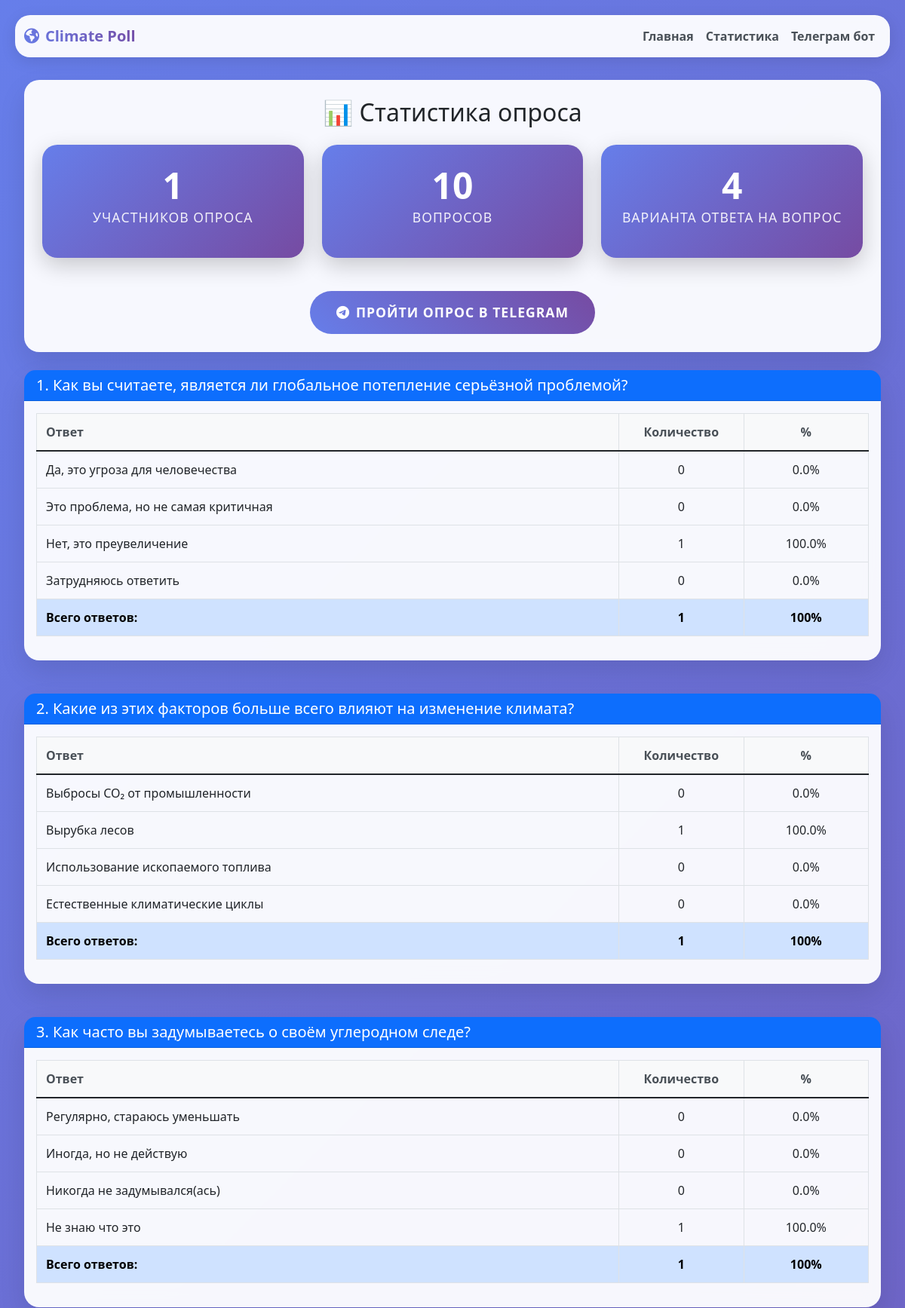
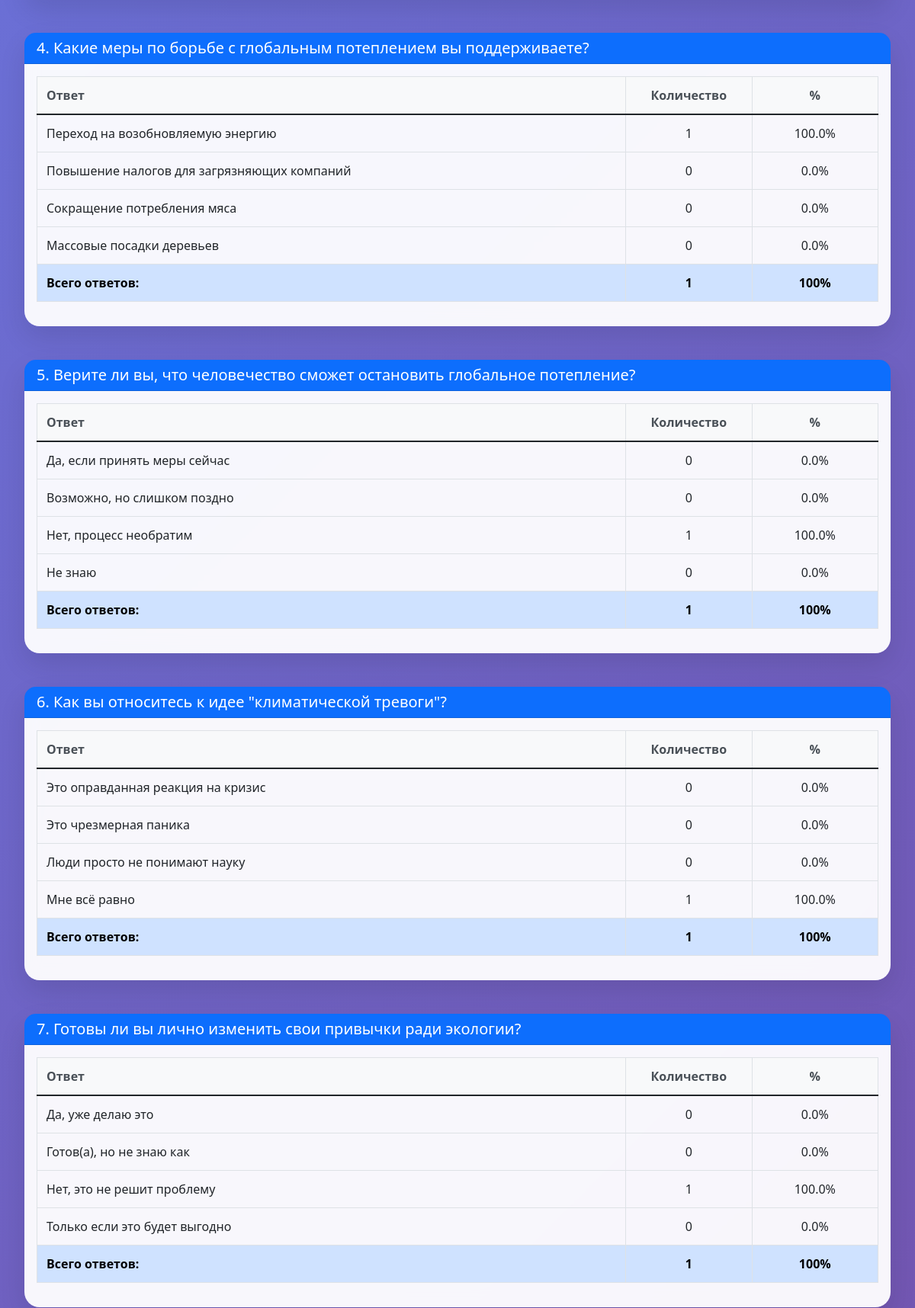
Screenshot of /stats (upper part) with the database file from the repository (2 pictures, top to bottom).
### tables this page shows
CREATE TABLE poll_answers (
        id INTEGER PRIMARY KEY AUTOINCREMENT,
        user_id INTEGER UNIQUE,
        username TEXT,
        first_name TEXT,
        last_name TEXT,
        question1 TEXT,
        question2 TEXT,
        question3 TEXT,
        question4 TEXT,
        question5 TEXT,
        question6 TEXT,
        question7 TEXT,
        question8 TEXT,
        question9 TEXT,
        question10 TEXT,
        timestamp DATETIME DEFAULT CURRENT_TIMESTAMP
    );

### web/app.py (the view)
@app.route('/stats')
def statistics():
    try:
        session = Session()
        inspector = inspect(engine)
        if 'poll_answers' not in inspector.get_table_names():
            return render_template('error.html',
                                error="База данных не инициализирована",
                                message="Запустите бота сначала для создания БД")
        result = session.execute(text("SELECT COUNT(*) FROM poll_answers"))
        total_participants = result.scalar() or 0
        questions_stats = {}
        question_texts = {
            'question1': '1. Как вы считаете, является ли глобальное потепление серьёзной проблемой?',
            'question2': '2. Какие из этих факторов больше всего влияют на изменение климата?',
            'question3': '3. Как часто вы задумываетесь о своём углеродном следе?',
            'question4': '4. Какие меры по борьбе с глобальным потеплением вы поддерживаете?',
            'question5': '5. Верите ли вы, что человечество сможет остановить глобальное потепление?',
            'question6': '6. Как вы относитесь к идее "климатической тревоги"?',
            'question7': '7. Готовы ли вы лично изменить свои привычки ради экологии?',
            'question8': '8. Кто, по вашему мнению, должен нести основную ответственность за борьбу с глобальным потеплением?',
            'question9': '9. Как вы оцениваете информированность людей о проблеме глобального потепления?',
            'question10': '10. Какие источники информации о климате вы считаете наиболее надёжными?'
        }
        question_options = {
            'question1': ['Да, это угроза для человечества', 'Это проблема, но не самая критичная', 'Нет, это преувеличение', 'Затрудняюсь ответить'],
            'question2': ['Выбросы CO₂ от промышленности', 'Вырубка лесов', 'Использование ископаемого топлива', 'Естественные климатические циклы'],
            'question3': ['Регулярно, стараюсь уменьшать', 'Иногда, но не действую', 'Никогда не задумывался(ась)', 'Не знаю что это'],
            'question4': ['Переход на возобновляемую энергию', 'Повышение налогов для загрязняющих компаний', 'Сокращение потребления мяса', 'Массовые посадки деревьев'],
            'question5': ['Да, если принять меры сейчас', 'Возможно, но слишком поздно', 'Нет, процесс необратим', 'Не знаю'],
            'question6': ['Это оправданная реакция на кризис', 'Это чрезмерная паника', 'Люди просто не понимают науку', 'Мне всё равно'],
            'question7': ['Да, уже делаю это', 'Готов(а), но не знаю как', 'Нет, это не решит проблему', 'Только если это будет выгодно'],
            'question8': ['Правительства стран', 'Крупные корпорации', 'Каждый человек', 'Учёные и инженеры'],
            'question9': ['Большинство хорошо осведомлены', 'Многие не понимают масштабов', 'Людей сознательно вводят в заблуждение', 'Никто не разбирается в теме'],
            'question10': ['Научные исследования и доклады (IPCC)', 'Новости и СМИ', 'Соцсети и блоги', 'Не доверяю никому']
        }
        for i in range(1, 11):
            question_name = f'question{i}'
            query = text(f"SELECT {question_name}, COUNT(*) FROM poll_answers GROUP BY {question_name}")
            results = session.execute(query).fetchall()
            answers_dict = {}
            for answer, count in results:
                if answer:
                    answers_dict[answer] = count
            full_answers_dict = {}
            for option in question_options[question_name]:
                full_answers_dict[option] = answers_dict.get(option, 0)
            questions_stats[question_name] = {
                'question_text': question_texts[question_name],
                'answers': full_answers_dict,
                'total': sum(full_answers_dict.values())
            }
        session.close()
        return render_template('stats.html',
                             total_participants=total_participants,
                             questions_stats=questions_stats)
    except Exception as e:
        return render_template('error.html',
                             error="Ошибка подключения к базе данных",
                             message=str(e))

### web/templates/stats.html (shortened to what this page needs)
{% extends "base.html" %}
{% block content %}
<div class="row">
    <div class="col-12">
        <div class="card p-4 mb-4">
            <h2 class="text-center mb-4">📊 Статистика опроса</h2>
            <div class="row">
                <div class="col-md-4">
                    <div class="stat-card">
                        <h3 class="stat-number">{{ total_participants }}</h3>
                        <p class="stat-label">Участников опроса</p>
                    </div>
                </div>
                <div class="col-md-4">
                    <div class="stat-card">
                        <h3 class="stat-number">10</h3>
                        <p class="stat-label">Вопросов</p>
                    </div>
                </div>
                <div class="col-md-4">
                    <div class="stat-card">
                        <h3 class="stat-number">4</h3>
                        <p class="stat-label">Варианта ответа на вопрос</p>
                    </div>
                </div>
            </div>
            <div class="text-center mt-4">
                <a href="{{ url_for('bot_redirect') }}" class="btn btn-primary">
                    <i class="fab fa-telegram me-2"></i>Пройти опрос в Telegram
                </a>
            </div>
        </div>
    </div>
</div>
{% for q_name, data in questions_stats.items() %}
<div class="row mb-4">
    <div class="col-12">
        <div class="card">
            <div class="card-header bg-primary text-white">
                <h5 class="mb-0">{{ data.question_text }}</h5>
            </div>
            <div class="card-body">
                <div class="table-responsive">
                    <table class="table table-bordered">
                        <thead class="table-light">
                            <tr>
                                <th style="width: 70%">Ответ</th>
                                <th class="text-center" style="width: 15%">Количество</th>
                                <th class="text-center" style="width: 15%">%</th>
                            </tr>
                        </thead>
                        <tbody>
                            {% for answer, count in data.answers.items() %}
                            <tr>
                                <td>{{ answer }}</td>
                                <td class="text-center">{{ count }}</td>
                                <td class="text-center">
                                    {% if data.total > 0 %}
                                        {{ "%.1f"|format((count / data.total) * 100) }}%
                                    {% else %}
                                        0%
                                    {% endif %}
                                </td>
                            </tr>
                            {% endfor %}
                            <tr class="table-primary">
                                <td><strong>Всего ответов:</strong></td>
                                <td class="text-center"><strong>{{ data.total }}</strong></td>
                                <td class="text-center"><strong>100%</strong></td>
                            </tr>
                        </tbody>
                    </table>
                </div>
            </div>
        </div>
    </div>
</div>
{% endfor %}
{% endblock %}

### web/templates/base.html (shortened to what this page needs)
<!DOCTYPE html>
<html lang="ru">
<head>
    <link href="https://cdn.jsdelivr.net/npm/bootstrap@5.1.3/dist/css/bootstrap.min.css" rel="stylesheet">
    <link href="https://cdnjs.cloudflare.com/ajax/libs/font-awesome/6.0.0/css/all.min.css" rel="stylesheet">
    <link href="{{ url_for('static', filename='css/style.css') }}" rel="stylesheet">
</head>
<body>
    <nav class="navbar navbar-expand-lg navbar-light">
        <div class="container">
            <a class="navbar-brand" href="{{ url_for('index') }}">
                <i class="fas fa-earth-americas me-2"></i>Climate Poll
            </a>
            <div class="navbar-nav ms-auto">
                <a class="nav-link" href="{{ url_for('index') }}">Главная</a>
                <a class="nav-link" href="{{ url_for('statistics') }}">Статистика</a>
                <a class="nav-link" href="{{ url_for('bot_redirect') }}">Телеграм бот</a>
            </div>
        </div>
    </nav>
    <div class="container">
        {% block content %}{% endblock %}
    </div>
</body>
</html>

### web/static/css/style.css (style rules this page uses)
body { background: linear-gradient(135deg, #667eea 0%, #764ba2 100%); min-height: 100vh; font-family: 'Segoe UI', Tahoma, Geneva, Verdana, sans-serif; margin: 0; padding: 20px; }
.container { max-width: 1200px; margin: 0 auto; }
.card { border: none; border-radius: 20px; box-shadow: 0 15px 35px rgba(0, 0, 0, 0.1); backdrop-filter: blur(10px); background: rgba(255, 255, 255, 0.95); transition: transform 0.3s ease, box-shadow 0.3s ease; }
.btn-primary { background: linear-gradient(45deg, #667eea, #764ba2); border: none; border-radius: 50px; padding: 15px 35px; font-weight: 600; font-size: 1.1rem; transition: all 0.3s ease; text-transform: uppercase; letter-spacing: 1px; }
.stat-card { background: linear-gradient(135deg, #667eea 0%, #764ba2 100%); color: white; border-radius: 20px; padding: 25px; margin-bottom: 20px; text-align: center; box-shadow: 0 10px 30px rgba(0, 0, 0, 0.2); }
.stat-number { font-size: 3rem; font-weight: 700; margin-bottom: 0; }
.stat-label { font-size: 1.1rem; opacity: 0.9; text-transform: uppercase; letter-spacing: 1px; }
.navbar { background: rgba(255, 255, 255, 0.95) !important; backdrop-filter: blur(10px); border-radius: 20px; margin-bottom: 30px; box-shadow: 0 5px 20px rgba(0, 0, 0, 0.1); }
.navbar-brand { font-weight: 700; background: linear-gradient(45deg, #667eea, #764ba2); -webkit-background-clip: text; -webkit-text-fill-color: transparent; }
.nav-link { font-weight: 600; color: #495057 !important; transition: color 0.3s ease; }
.table th { border-top: none; font-weight: 600; color: #495057; }
.table td { vertical-align: middle; }
.card-header { border-radius: 15px 15px 0 0 !important; }
.table-bordered { border: 1px solid #dee2e6; }
.table-bordered th, .table-bordered td { border: 1px solid #dee2e6; padding: 12px; }
.table-light th { background-color: #f8f9fa; font-weight: 600; }
.text-center { text-align: center; }
.card { margin-bottom: 20px; }
.card-header { font-weight: 600; }

### rows the page displays
poll_answers: question1 "Нет, это преувеличение", id "1", total "100.0", question2 "Вырубка лесов", question3 "Не знаю что это", question4 "Переход на возобновляемую энергию", question5 "Нет, процесс необратим", question6 "Мне всё равно", question7 "Нет, это не решит проблему"

### other values shown
{{ total_participants }} "1"
{{ data.question_text }} "1. Как вы считаете, является ли глобальное потепление серьёзной проблемой?" "2. Какие из этих факторов больше всего влияют на изменение климата?" "3. Как часто вы задумываетесь о своём углеродном следе?" "4. Какие меры по борьбе с глобальным потеплением вы поддерживаете?" "5. Верите ли вы, что человечество сможет остановить глобальное потепление?" "6. Как вы относитесь к идее \"климатической тревоги\"?" "7. Готовы ли вы лично изменить свои привычки ради экологии?"
{{ answer }} "Да, это угроза для человечества" "Это проблема, но не самая критичная" "Затрудняюсь ответить" "Выбросы CO₂ от промышленности" "Использование ископаемого топлива" "Естественные климатические циклы" "Регулярно, стараюсь уменьшать" "Иногда, но не действую" "Никогда не задумывался(ась)" "Повышение налогов для загрязняющих компаний" "Сокращение потребления мяса" "Массовые посадки деревьев" "Да, если принять меры сейчас" "Возможно, но слишком поздно" "Не знаю" "Это оправданная реакция на кризис" "Это чрезмерная паника" "Люди просто не понимают науку" "Да, уже делаю это" "Готов(а), но не знаю как" "Только если это будет выгодно"
{{ count }} "0" "0" "0" "0" "0" "0" "0" "0" "0" "0" "0" "0" "0" "0" "0" "0" "0" "0" "0" "0" "0"
{{ "%.1f"|format((count / data.total) * 100) }} "0.0" "0.0" "0.0" "0.0" "0.0" "0.0" "0.0" "0.0" "0.0" "0.0" "0.0" "0.0" "0.0" "0.0" "0.0" "0.0" "0.0" "0.0" "0.0" "0.0" "0.0"
{{ data.total }} "1" "1" "1" "1" "1" "1" "1"
